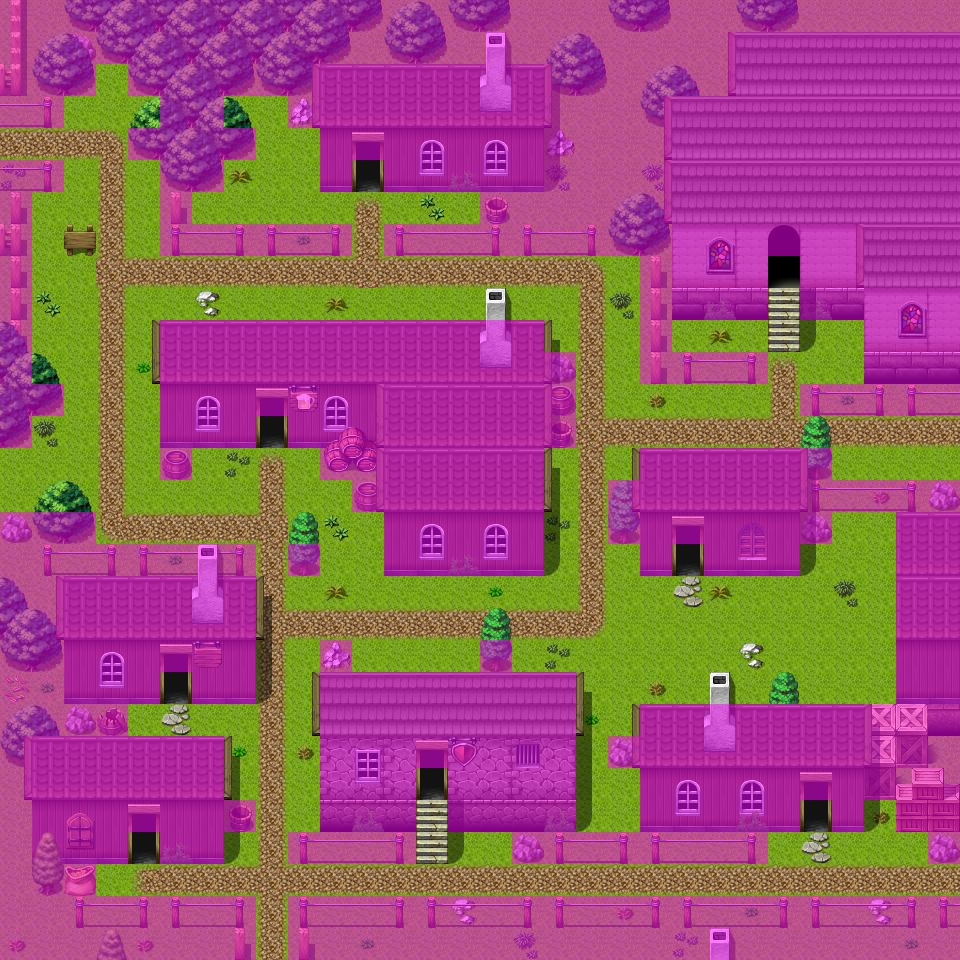

This is a level from a 2D game, rendered from its Tiled map with the project's own tilesets. A one-line summary and the map file follow, with tile-layer data summarised:
An orthogonal 30x30 tile map with 32x32 px tiles, 4 tile layers (Ground, Objects, Above, Walkable), 40 tilesets and 21 objects (13x mapchange, 7x spawn, sign).

<map version="1.0" orientation="orthogonal" width="30" height="30" tilewidth="32" tileheight="32">
 <properties>
  <property name="outside" value="1" />
 </properties>
 <tileset firstgid="1" name="map_bed_1" tilewidth="32" tileheight="32">
  <image source="../drawable/map_bed_1.png" width="512" height="256" />
 </tileset>
 <tileset firstgid="129" name="map_border_1" tilewidth="32" tileheight="32">
  <image source="../drawable/map_border_1.png" width="512" height="256" />
 </tileset>
 <tileset firstgid="257" name="map_bridge_1" tilewidth="32" tileheight="32">
  <image source="../drawable/map_bridge_1.png" width="512" height="256" />
 </tileset>
 <tileset firstgid="385" name="map_broken_1" tilewidth="32" tileheight="32">
  <image source="../drawable/map_broken_1.png" width="512" height="256" />
 </tileset>
 <tileset firstgid="513" name="map_cavewall_1" tilewidth="32" tileheight="32">
  <image source="../drawable/map_cavewall_1.png" width="576" height="192" />
 </tileset>
 <tileset firstgid="621" name="map_cavewall_2" tilewidth="32" tileheight="32">
  <image source="../drawable/map_cavewall_2.png" width="576" height="192" />
 </tileset>
 <tileset firstgid="729" name="map_cavewall_3" tilewidth="32" tileheight="32">
  <image source="../drawable/map_cavewall_3.png" width="576" height="192" />
 </tileset>
 <tileset firstgid="837" name="map_chair_table_1" tilewidth="32" tileheight="32">
  <image source="../drawable/map_chair_table_1.png" width="512" height="256" />
 </tileset>
 <tileset firstgid="965" name="map_crate_1" tilewidth="32" tileheight="32">
  <image source="../drawable/map_crate_1.png" width="512" height="256" />
 </tileset>
 <tileset firstgid="1093" name="map_cupboard_1" tilewidth="32" tileheight="32">
  <image source="../drawable/map_cupboard_1.png" width="512" height="256" />
 </tileset>
 <tileset firstgid="1221" name="map_curtain_1" tilewidth="32" tileheight="32">
  <image source="../drawable/map_curtain_1.png" width="512" height="256" />
 </tileset>
 <tileset firstgid="1349" name="map_entrance_1" tilewidth="32" tileheight="32">
  <image source="../drawable/map_entrance_1.png" width="512" height="256" />
 </tileset>
 <tileset firstgid="1477" name="map_fence_1" tilewidth="32" tileheight="32">
  <image source="../drawable/map_fence_1.png" width="512" height="256" />
 </tileset>
 <tileset firstgid="1605" name="map_fence_2" tilewidth="32" tileheight="32">
  <image source="../drawable/map_fence_2.png" width="512" height="256" />
 </tileset>
 <tileset firstgid="1733" name="map_ground_1" tilewidth="32" tileheight="32">
  <image source="../drawable/map_ground_1.png" width="512" height="256" />
 </tileset>
 <tileset firstgid="1861" name="map_ground_2" tilewidth="32" tileheight="32">
  <image source="../drawable/map_ground_2.png" width="512" height="256" />
 </tileset>
 <tileset firstgid="1989" name="map_ground_3" tilewidth="32" tileheight="32">
  <image source="../drawable/map_ground_3.png" width="512" height="256" />
 </tileset>
 <tileset firstgid="2117" name="map_ground_4" tilewidth="32" tileheight="32">
  <image source="../drawable/map_ground_4.png" width="512" height="256" />
 </tileset>
 <tileset firstgid="2245" name="map_ground_5" tilewidth="32" tileheight="32">
  <image source="../drawable/map_ground_5.png" width="512" height="256" />
 </tileset>
 <tileset firstgid="2373" name="map_ground_6" tilewidth="32" tileheight="32">
  <image source="../drawable/map_ground_6.png" width="512" height="256" />
 </tileset>
 <tileset firstgid="2501" name="map_ground_7" tilewidth="32" tileheight="32">
  <image source="../drawable/map_ground_7.png" width="512" height="256" />
 </tileset>
 <tileset firstgid="2629" name="map_ground_8" tilewidth="32" tileheight="32">
  <image source="../drawable/map_ground_8.png" width="512" height="256" />
 </tileset>
 <tileset firstgid="2757" name="map_indoor_1" tilewidth="32" tileheight="32">
  <image source="../drawable/map_indoor_1.png" width="512" height="256" />
 </tileset>
 <tileset firstgid="2885" name="map_kitchen_1" tilewidth="32" tileheight="32">
  <image source="../drawable/map_kitchen_1.png" width="512" height="256" />
 </tileset>
 <tileset firstgid="3013" name="map_outdoor_1" tilewidth="32" tileheight="32">
  <image source="../drawable/map_outdoor_1.png" width="512" height="256" />
 </tileset>
 <tileset firstgid="3141" name="map_pillar_1" tilewidth="32" tileheight="32">
  <image source="../drawable/map_pillar_1.png" width="512" height="256" />
 </tileset>
 <tileset firstgid="3269" name="map_plant_1" tilewidth="32" tileheight="32">
  <image source="../drawable/map_plant_1.png" width="512" height="256" />
 </tileset>
 <tileset firstgid="3397" name="map_rock_1" tilewidth="32" tileheight="32">
  <image source="../drawable/map_rock_1.png" width="512" height="256" />
 </tileset>
 <tileset firstgid="3525" name="map_roof_1" tilewidth="32" tileheight="32">
  <image source="../drawable/map_roof_1.png" width="512" height="256" />
 </tileset>
 <tileset firstgid="3653" name="map_roof_2" tilewidth="32" tileheight="32">
  <image source="../drawable/map_roof_2.png" width="512" height="256" />
 </tileset>
 <tileset firstgid="3781" name="map_shop_1" tilewidth="32" tileheight="32">
  <image source="../drawable/map_shop_1.png" width="512" height="256" />
 </tileset>
 <tileset firstgid="3909" name="map_sign_ladder_1" tilewidth="32" tileheight="32">
  <image source="../drawable/map_sign_ladder_1.png" width="512" height="256" />
 </tileset>
 <tileset firstgid="4037" name="map_table_1" tilewidth="32" tileheight="32">
  <image source="../drawable/map_table_1.png" width="512" height="256" />
 </tileset>
 <tileset firstgid="4165" name="map_trail_1" tilewidth="32" tileheight="32">
  <image source="../drawable/map_trail_1.png" width="512" height="256" />
 </tileset>
 <tileset firstgid="4293" name="map_tree_1" tilewidth="32" tileheight="32">
  <image source="../drawable/map_tree_1.png" width="512" height="256" />
 </tileset>
 <tileset firstgid="4421" name="map_wall_1" tilewidth="32" tileheight="32">
  <image source="../drawable/map_wall_1.png" width="512" height="256" />
 </tileset>
 <tileset firstgid="4549" name="map_wall_2" tilewidth="32" tileheight="32">
  <image source="../drawable/map_wall_2.png" width="480" height="256" />
 </tileset>
 <tileset firstgid="4669" name="map_wall_3" tilewidth="32" tileheight="32">
  <image source="../drawable/map_wall_3.png" width="480" height="256" />
 </tileset>
 <tileset firstgid="4789" name="map_window_1" tilewidth="32" tileheight="32">
  <image source="../drawable/map_window_1.png" width="512" height="256" />
 </tileset>
 <tileset firstgid="4917" name="map_window_2" tilewidth="32" tileheight="32">
  <image source="../drawable/map_window_2.png" width="512" height="256" />
 </tileset>
 <layer name="Ground" width="30" height="30">
  <data>[900 cells, 900 non-empty, 23 distinct tile ids]</data>
 </layer>
 <layer name="Objects" width="30" height="30">
  <data>[900 cells, 346 non-empty, 63 distinct tile ids]</data>
 </layer>
 <layer name="Above" width="30" height="30">
  <data>[900 cells, 127 non-empty, 17 distinct tile ids]</data>
 </layer>
 <layer name="Walkable" width="30" height="30">
  <data>[900 cells, 586 non-empty, 1 distinct tile ids]</data>
 </layer>
 <objectgroup name="Mapevents" width="30" height="30">
  <object name="east2" type="mapchange" x="928" y="864" width="32" height="32">
   <properties>
    <property name="map" value="fallhaven_ne" />
    <property name="place" value="west2" />
   </properties>
  </object>
  </objectgroup>
 <objectgroup name="Keys" width="30" height="30" />
 <objectgroup name="Citizens" width="30" height="30" visible="0">
  <!-- 3 objects omitted --></objectgroup>
 <objectgroup name="NPCs" width="30" height="30">
  <!-- 4 objects omitted --></objectgroup>
</map>
<!-- 20 of 21 objects omitted -->
